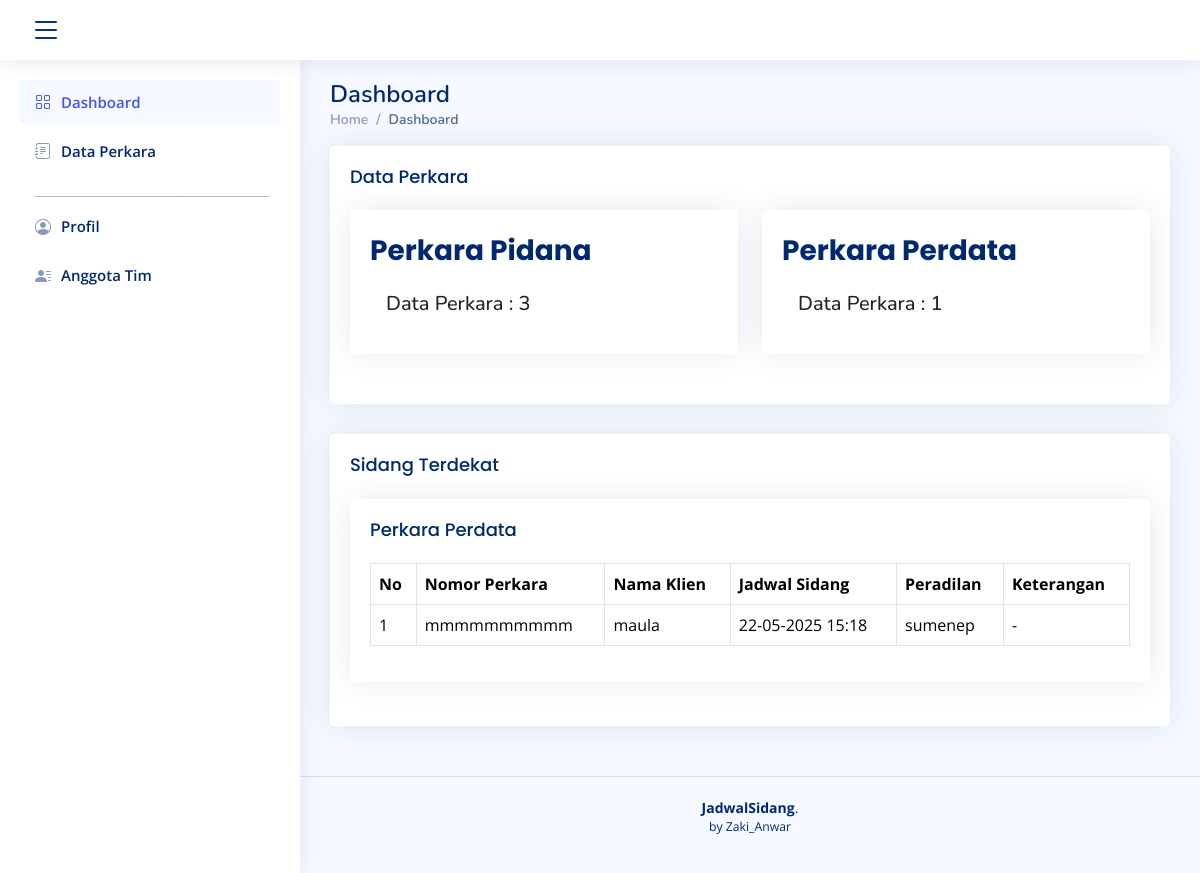
The page / on the database its author committed.
### tables this page shows
CREATE TABLE `data_perkara` (
  `id_data` int NOT NULL,
  `id_perkara` int NOT NULL,
  `no_perkara` varchar(255) NOT NULL,
  `nama_klien` varchar(255) NOT NULL,
  `jadwal_sidang` datetime NOT NULL,
  `peradilan` varchar(255) DEFAULT NULL,
  `keterangan` text
);

CREATE TABLE `perkara` (
  `id_perkara` int NOT NULL,
  `nama_perkara` varchar(255) NOT NULL
);

### index.php (the view, shortened to what this page needs)
<?php
include "config/db.php";
$query = "SELECT p.nama_perkara, COUNT(dp.id_data) AS jumlah_data_perkara
          FROM perkara p
          LEFT JOIN data_perkara dp ON dp.id_perkara = p.id_perkara
          GROUP BY p.id_perkara";
$result = mysqli_query($conn, $query);
if ($result && $result->num_rows > 0) {
    $data_perkara = [];
    while ($row = $result->fetch_assoc()) {
        $data_perkara[] = $row;
    }
} else {
    $data_perkara = [];
}
?>
<!DOCTYPE html>
<html lang="en">
<head>
  <link href="assets/vendor/bootstrap/css/bootstrap.min.css" rel="stylesheet">
  <link href="assets/vendor/bootstrap-icons/bootstrap-icons.css" rel="stylesheet">
  <link href="assets/css/style.css" rel="stylesheet">
</head>
<body>
  <header id="header" class="header fixed-top d-flex align-items-center">
    <i class="bi bi-list toggle-sidebar-btn"></i>
  </header>
  <aside id="sidebar" class="sidebar">
    <ul class="sidebar-nav" id="sidebar-nav">
      <li class="nav-item">
        <a class="nav-link" href="user/index.php">
          <i class="bi bi-grid"></i>
          <span>Dashboard</span>
        </a>
      </li>
      <li class="nav-item">
        <a class="nav-link collapsed" href="user/perkara.php">
          <i class="bi bi-journal-text"></i>
          <span>Data Perkara</span>
        </a>
      </li>
      <li class="nav-heading">__________________________________________________</li>
      <li class="nav-item">
        <a class="nav-link collapsed" href="user/profil.php">
          <i class="bi bi-person-circle"></i>
          <span>Profil</span>
        </a>
      </li>
      <li class="nav-item">
        <a class="nav-link collapsed" href="user/jumlah_admin.php">
          <i class="bi bi-person-lines-fill"></i>
          <span>Anggota Tim</span>
        </a>
      </li>
    </ul>
  </aside>
  <main id="main" class="main">
    <div class="pagetitle">
      <h1>Dashboard</h1>
      <nav>
        <ol class="breadcrumb">
          <li class="breadcrumb-item"><a href="index.php">Home</a></li>
          <li class="breadcrumb-item active">Dashboard</li>
        </ol>
      </nav>
    </div>
    <section class="section dashboard">
      <div class="card">
        <div class="card-body">
          <h5 class="card-title">Data Perkara</h5>
          <div class="row">
            <?php if (!empty($data_perkara) && is_array($data_perkara)) : ?>
            <?php foreach ($data_perkara as $perkara) : ?>
            <div class="col-xxl-4 col-md-6">
              <div class="card info-card sales-card">
                <div class="card-body"><br>
                  <h6 class="card-title"><?php echo htmlspecialchars($perkara['nama_perkara'], ENT_QUOTES, 'UTF-8'); ?></h6>
                  <div class="d-flex align-items-center">
                    <div class="ps-3"><br>
                      <h5>Data Perkara : <?php echo htmlspecialchars($perkara['jumlah_data_perkara'], ENT_QUOTES, 'UTF-8'); ?></h5>
                    </div>
                  </div>
                </div>
              </div>
            </div>
            <?php endforeach; ?>
          </div>
          <?php else : ?>
          <p class="text-center">Tidak ada perkara.</p>
          <?php endif; ?>
        </div>
      </div>
    </section>
    <div class="card">
      <div class="card-body">
        <h5 class="card-title">Sidang Terdekat</h5>
        <?php
          $query = "SELECT p.id_perkara, p.nama_perkara, dp.id_data, dp.no_perkara, dp.nama_klien, dp.jadwal_sidang, dp.peradilan, dp.keterangan
                    FROM perkara p
                    LEFT JOIN data_perkara dp ON p.id_perkara = dp.id_perkara
                    WHERE dp.jadwal_sidang >= CURDATE()
                    ORDER BY dp.jadwal_sidang ASC
                    LIMIT 1";
          $result = mysqli_query($conn, $query);
        if (mysqli_num_rows($result) > 0) {
            $current_perkara = null;
            $no = 1;
          while ($row = mysqli_fetch_assoc($result)) {
            if ($current_perkara != $row['nama_perkara']) {
              $current_perkara = $row['nama_perkara'];
              echo "<div class='card mb-4'>";
              echo "<div class='card-body'>";
              echo "<h5 class='card-title'>" . htmlspecialchars($current_perkara, ENT_QUOTES, 'UTF-8') . "</h5>";
              echo "<div class='table-responsive'>";
              echo "<table class='table table-bordered'>
                    <thead>
                      <tr>
                        <th>No</th>
                        <th>Nomor Perkara</th>
                        <th>Nama Klien</th>
                        <th>Jadwal Sidang</th>
                        <th>Peradilan</th>
                        <th>Keterangan</th>
                      </tr>
                    </thead>
                    <tbody>";
                $no = 1;
            }
            echo "<tr>";
            echo "<td>" . $no++ . "</td>";
            echo "<td>" . htmlspecialchars($row['no_perkara'] ?? '-', ENT_QUOTES, 'UTF-8') . "</td>";
            echo "<td>" . htmlspecialchars($row['nama_klien'] ?? '-', ENT_QUOTES, 'UTF-8') . "</td>";
            echo "<td>" . (isset($row['jadwal_sidang']) ? date('d-m-Y H:i', strtotime($row['jadwal_sidang'])) : '-') . "</td>";
            echo "<td>" . htmlspecialchars($row['peradilan'] ?? '-', ENT_QUOTES, 'UTF-8') . "</td>";
            echo "<td>" . htmlspecialchars($row['keterangan'] ?? '-', ENT_QUOTES, 'UTF-8') . "</td>";
            echo "</tr>";
          }
          echo "</tbody></table></div></div></div>";
        } else {
          echo "<p class='text-center'>Tidak ada data perkara.</p>";
        }
        ?>
      </div>
    </div>
  </main>
  <footer id="footer" class="footer">
    <div class="copyright">
      <strong><span>JadwalSidang</span></strong>.
      <p class="small">by Zaki_Anwar</p>
    </div>
  </footer>
</body>
</html>

### assets/css/style.css (style rules this page uses)
:root { scroll-behavior: smooth; }
body { font-family: "Open Sans", sans-serif; background: #f6f9ff; color: #444444; }
a { color: #4154f1; text-decoration: none; }
h1, h2, h3, h4, h5, h6 { font-family: "Nunito", sans-serif; }
#main { margin-top: 60px; padding: 20px 30px; transition: all 0.3s; }
.pagetitle { margin-bottom: 10px; }
.pagetitle h1 { font-size: 24px; margin-bottom: 0; font-weight: 600; color: #012970; }
.card { margin-bottom: 30px; border: none; border-radius: 5px; box-shadow: 0px 0 30px rgba(1, 41, 112, 0.1); }
.card-title { padding: 20px 0 15px 0; font-size: 18px; font-weight: 500; color: #012970; font-family: "Poppins", sans-serif; }
.card-body { padding: 0 20px 20px 20px; }
.breadcrumb { font-size: 14px; font-family: "Nunito", sans-serif; color: #899bbd; font-weight: 600; }
.breadcrumb a { color: #899bbd; transition: 0.3s; }
.breadcrumb .breadcrumb-item::before { color: #899bbd; }
.breadcrumb .active { color: #51678f; font-weight: 600; }
.header { transition: all 0.5s; z-index: 997; height: 60px; box-shadow: 0px 2px 20px rgba(1, 41, 112, 0.1); background-color: #fff; padding-left: 20px; }
.header .toggle-sidebar-btn { font-size: 32px; padding-left: 10px; cursor: pointer; color: #012970; }
.sidebar { position: fixed; top: 60px; left: 0; bottom: 0; width: 300px; z-index: 996; transition: all 0.3s; padding: 20px; overflow-y: auto; scrollbar-width: thin; scrollbar-color: #aab7cf transparent; box-shadow: 0px 0px 20px rgba(1, 41, 112, 0.1); background-color: #fff; }
@media (min-width: 1200px) { #main, #footer { margin-left: 300px; } }
.sidebar-nav { padding: 0; margin: 0; list-style: none; }
.sidebar-nav li { padding: 0; margin: 0; list-style: none; }
.sidebar-nav .nav-item { margin-bottom: 5px; }
.sidebar-nav .nav-heading { font-size: 11px; text-transform: uppercase; color: #899bbd; font-weight: 600; margin: 10px 0 5px 15px; }
.sidebar-nav .nav-link { display: flex; align-items: center; font-size: 15px; font-weight: 600; color: #4154f1; transition: 0.3; background: #f6f9ff; padding: 10px 15px; border-radius: 4px; }
.sidebar-nav .nav-link i { font-size: 16px; margin-right: 10px; color: #4154f1; }
.sidebar-nav .nav-link.collapsed { color: #012970; background: #fff; }
.sidebar-nav .nav-link.collapsed i { color: #899bbd; }
.dashboard .info-card { padding-bottom: 10px; }
.dashboard .info-card h6 { font-size: 28px; color: #012970; font-weight: 700; margin: 0; padding: 0; }
.footer { padding: 20px 0; font-size: 14px; transition: all 0.3s; border-top: 1px solid #cddfff; }
.footer .copyright { text-align: center; color: #012970; }

### rows shown on the page
data_perkara: id_perkara.nama_perkara "Perkara Perdata", no_perkara "mmmmmmmmmm", nama_klien "maula", jadwal_sidang "22-05-2025 15:18", peradilan "sumenep", keterangan "-"

### other values the page prints
$perkara['nama_perkara'] "Perkara Pidana"
$perkara['jumlah_data_perkara'] "3"
$perkara['nama_perkara'] "Perkara Perdata"
$perkara['jumlah_data_perkara'] "1"
